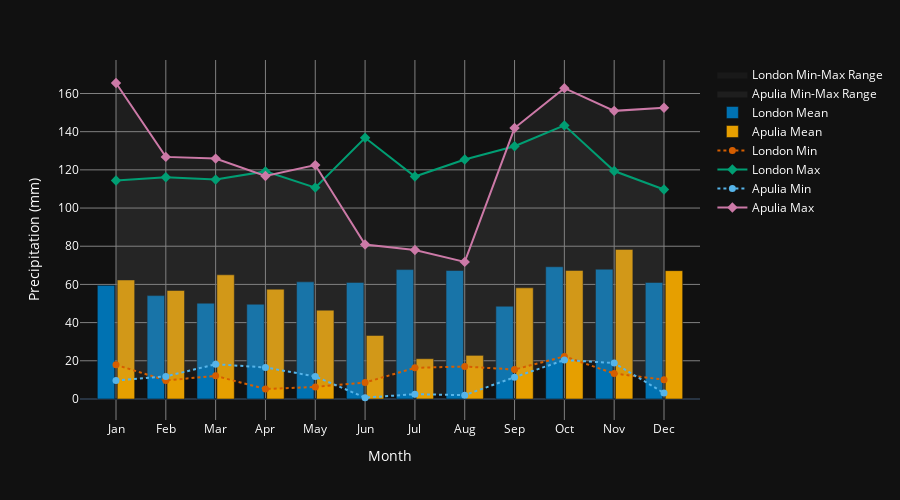

The notebook cell this image was saved under:
### Code cell
fig.show()

### Figure 1 — Plotly figure (JSON) as saved in the notebook; plotly's stock layout.template omitted (floating-point values rounded to 4 significant figures)
{"data": [{"fill": "toself", "fillcolor": "rgba(100, 100, 100, 0.1)", "hoverinfo": "skip", "line": {"color": "rgba(0,0,0,0)"}, "name": "London Min-Max Range", "showlegend": true, "type": "scatter", "x": ["Jan", "Feb", "Mar", "Apr", "May", "Jun", "Jul", "Aug", "Sep", "Oct", "Nov", "Dec", "Dec", "Nov", "Oct", "Sep", "Aug", "Jul", "Jun", "May", "Apr", "Mar", "Feb", "Jan"], "y": [114.4, 116.1, 114.9, 119.2, 110.7, 136.8, 116.5, 125.4, 132.4, 143.3, 119.4, 109.7, 10.1, 13.3, 22.3, 15.4, 17, 16.3, 8.6, 6.3, 5.2, 12.1, 9.7, 17.9]}, {"fill": "toself", "fillcolor": "rgba(150, 150, 150, 0.1)", "hoverinfo": "skip", "line": {"color": "rgba(0,0,0,0)"}, "name": "Apulia Min-Max Range", "showlegend": true, "type": "scatter", "x": ["Jan", "Feb", "Mar", "Apr", "May", "Jun", "Jul", "Aug", "Sep", "Oct", "Nov", "Dec", "Dec", "Nov", "Oct", "Sep", "Aug", "Jul", "Jun", "May", "Apr", "Mar", "Feb", "Jan"], "y": [165.5, 126.8, 125.9, 116.8, 122.5, 80.9, 78, 71.8, 141.9, 162.8, 150.9, 152.5, 3.1, 18.8, 20.4, 11.4, 2, 2.5, 0.7, 11.8, 16.5, 18.2, 11.8, 9.7]}, {"hovertemplate": "London Mean: %{y:.1f}<extra></extra>", "marker": {"color": "#0072B2"}, "name": "London Mean", "offsetgroup": "0", "type": "bar", "width": 0.35, "x": ["Jan", "Feb", "Mar", "Apr", "May", "Jun", "Jul", "Aug", "Sep", "Oct", "Nov", "Dec"], "y": [59.5, 54.13, 50.17, 49.61, 61.34, 61.05, 67.76, 67.27, 48.56, 69.24, 67.97, 61.02]}, {"hovertemplate": "Apulia Mean: %{y:.1f}<extra></extra>", "marker": {"color": "#E69F00"}, "name": "Apulia Mean", "offsetgroup": "1", "type": "bar", "width": 0.35, "x": ["Jan", "Feb", "Mar", "Apr", "May", "Jun", "Jul", "Aug", "Sep", "Oct", "Nov", "Dec"], "y": [62.33, 56.82, 65.03, 57.5, 46.51, 33.24, 21.08, 22.84, 58.21, 67.32, 78.34, 67.21]}, {"hovertemplate": "London Min: %{y:.1f}<extra></extra>", "line": {"color": "#D55E00", "dash": "dot", "width": 2}, "marker": {"color": "#D55E00", "size": 7, "symbol": "circle"}, "mode": "lines+markers", "name": "London Min", "type": "scatter", "x": ["Jan", "Feb", "Mar", "Apr", "May", "Jun", "Jul", "Aug", "Sep", "Oct", "Nov", "Dec"], "y": [17.9, 9.7, 12.1, 5.2, 6.3, 8.6, 16.3, 17, 15.4, 22.3, 13.3, 10.1]}, {"hovertemplate": "London Max: %{y:.1f}<extra></extra>", "line": {"color": "#009E73", "width": 2}, "marker": {"color": "#009E73", "size": 8, "symbol": "diamond"}, "mode": "lines+markers", "name": "London Max", "type": "scatter", "x": ["Jan", "Feb", "Mar", "Apr", "May", "Jun", "Jul", "Aug", "Sep", "Oct", "Nov", "Dec"], "y": [114.4, 116.1, 114.9, 119.2, 110.7, 136.8, 116.5, 125.4, 132.4, 143.3, 119.4, 109.7]}, {"hovertemplate": "Apulia Min: %{y:.1f}<extra></extra>", "line": {"color": "#56B4E9", "dash": "dot", "width": 2}, "marker": {"color": "#56B4E9", "size": 7, "symbol": "circle"}, "mode": "lines+markers", "name": "Apulia Min", "type": "scatter", "x": ["Jan", "Feb", "Mar", "Apr", "May", "Jun", "Jul", "Aug", "Sep", "Oct", "Nov", "Dec"], "y": [9.7, 11.8, 18.2, 16.5, 11.8, 0.7, 2.5, 2, 11.4, 20.4, 18.8, 3.1]}, {"hovertemplate": "Apulia Max: %{y:.1f}<extra></extra>", "line": {"color": "#CC79A7", "width": 2}, "marker": {"color": "#CC79A7", "size": 8, "symbol": "diamond"}, "mode": "lines+markers", "name": "Apulia Max", "type": "scatter", "x": ["Jan", "Feb", "Mar", "Apr", "May", "Jun", "Jul", "Aug", "Sep", "Oct", "Nov", "Dec"], "y": [165.5, 126.8, 125.9, 116.8, 122.5, 80.9, 78, 71.8, 141.9, 162.8, 150.9, 152.5]}], "layout": {"barmode": "group", "font": {"color": "white"}, "height": 500, "hovermode": "x unified", "legend": {"bgcolor": "rgba(0,0,0,0)", "borderwidth": 0}, "margin": {"t": 60}, "title": {"text": ""}, "width": 900, "xaxis": {"gridcolor": "gray", "showgrid": true, "title": {"text": "Month"}}, "yaxis": {"gridcolor": "gray", "showgrid": true, "title": {"text": "Precipitation (mm)"}}}}
